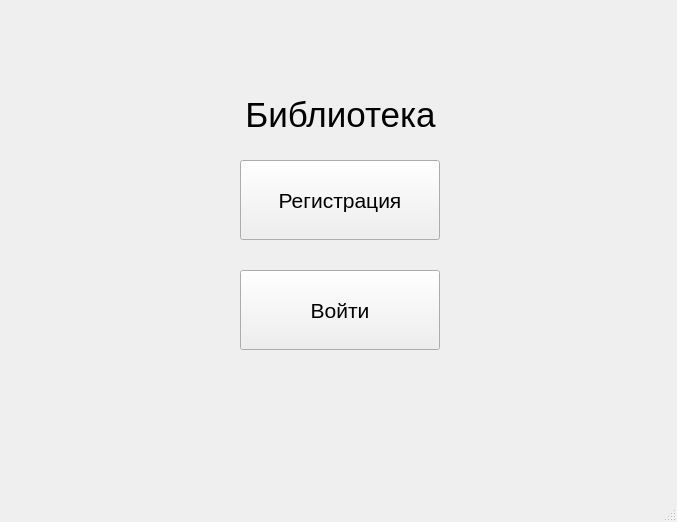
<?xml version="1.0" encoding="UTF-8"?>
<ui version="4.0">
 <class>MainWindow</class>
 <widget class="QMainWindow" name="MainWindow">
  <property name="geometry">
   <rect>
    <x>0</x>
    <y>0</y>
    <width>677</width>
    <height>522</height>
   </rect>
  </property>
  <property name="windowTitle">
   <string>Главная</string>
  </property>
  <widget class="QWidget" name="centralwidget">
   <widget class="QLabel" name="label">
    <property name="geometry">
     <rect>
      <x>230</x>
      <y>60</y>
      <width>221</width>
      <height>111</height>
     </rect>
    </property>
    <property name="text">
     <string>&lt;html&gt;&lt;head/&gt;&lt;body&gt;&lt;p align=&quot;center&quot;&gt;&lt;span style=&quot; font-size:26pt;&quot;&gt;Библиотека&lt;/span&gt;&lt;/p&gt;&lt;/body&gt;&lt;/html&gt;</string>
    </property>
   </widget>
   <widget class="QPushButton" name="register_btn">
    <property name="geometry">
     <rect>
      <x>240</x>
      <y>160</y>
      <width>200</width>
      <height>80</height>
     </rect>
    </property>
    <property name="font">
     <font>
      <pointsize>16</pointsize>
     </font>
    </property>
    <property name="text">
     <string>Регистрация</string>
    </property>
   </widget>
   <widget class="QPushButton" name="login_btn">
    <property name="geometry">
     <rect>
      <x>240</x>
      <y>270</y>
      <width>200</width>
      <height>80</height>
     </rect>
    </property>
    <property name="font">
     <font>
      <pointsize>16</pointsize>
     </font>
    </property>
    <property name="text">
     <string>Войти</string>
    </property>
   </widget>
  </widget>
  <widget class="QMenuBar" name="menubar">
   <property name="geometry">
    <rect>
     <x>0</x>
     <y>0</y>
     <width>677</width>
     <height>21</height>
    </rect>
   </property>
  </widget>
  <widget class="QStatusBar" name="statusbar"/>
 </widget>
 <resources/>
 <connections/>
</ui>
